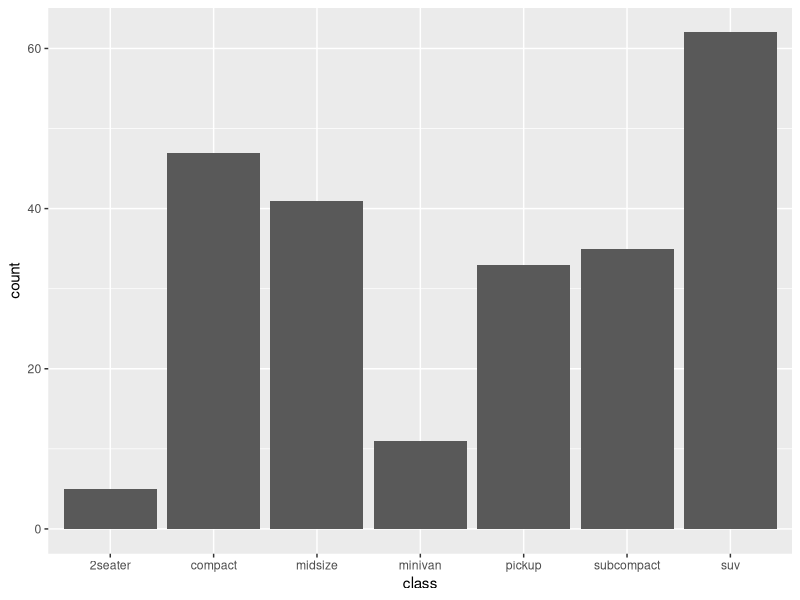
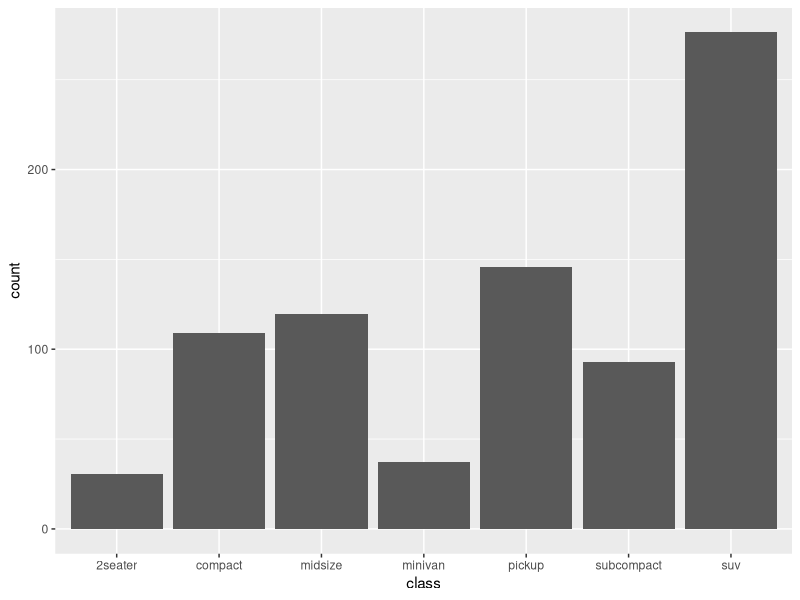
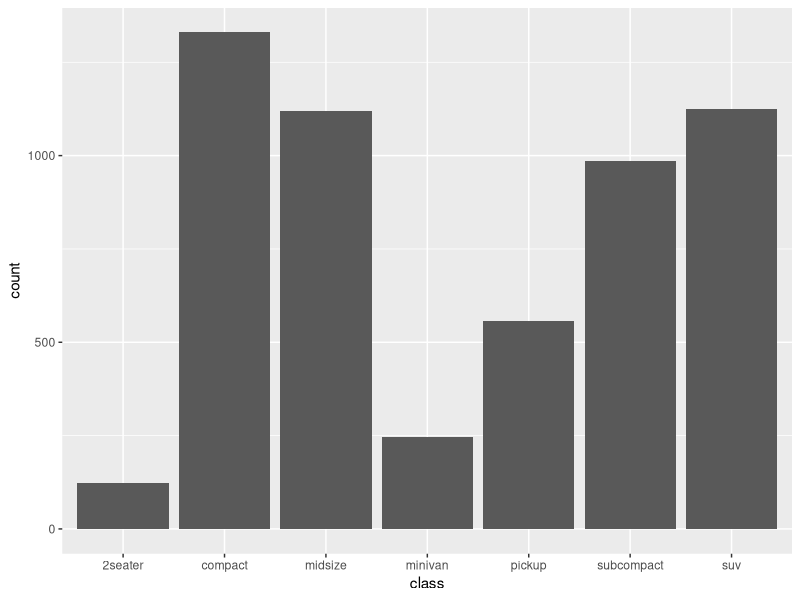
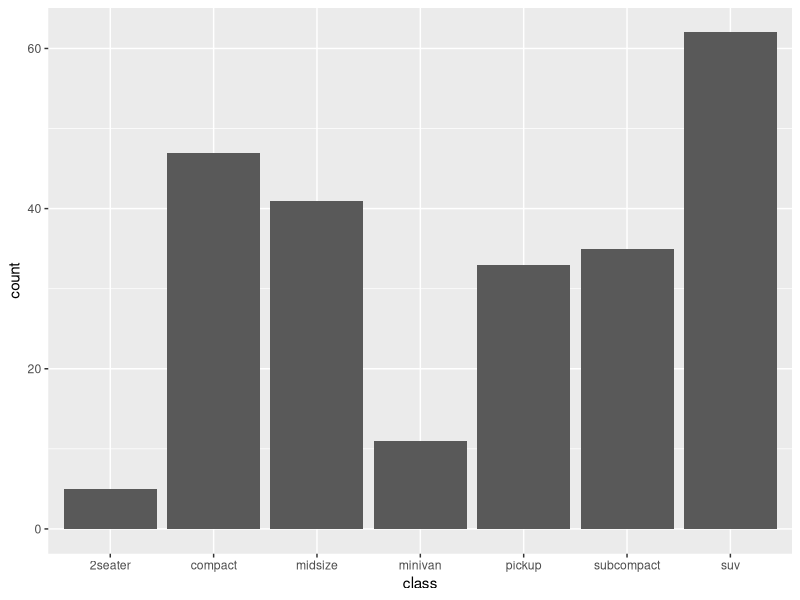
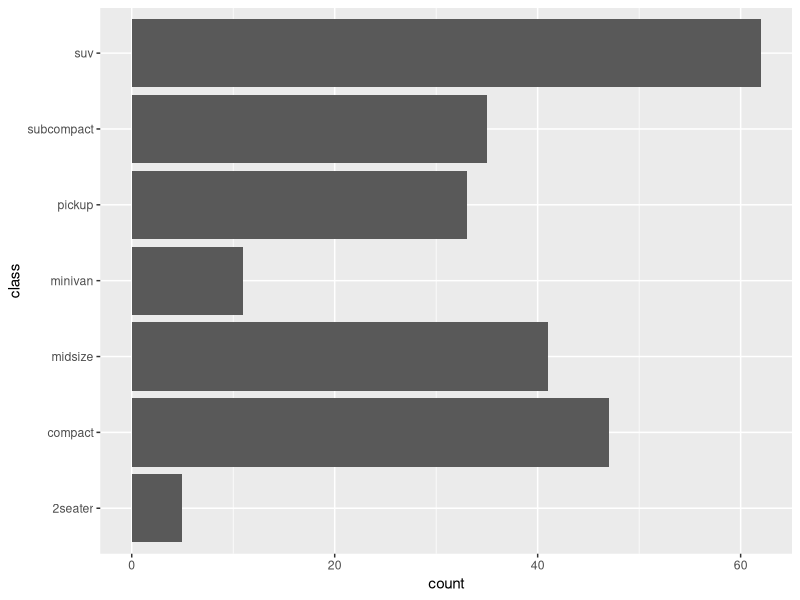
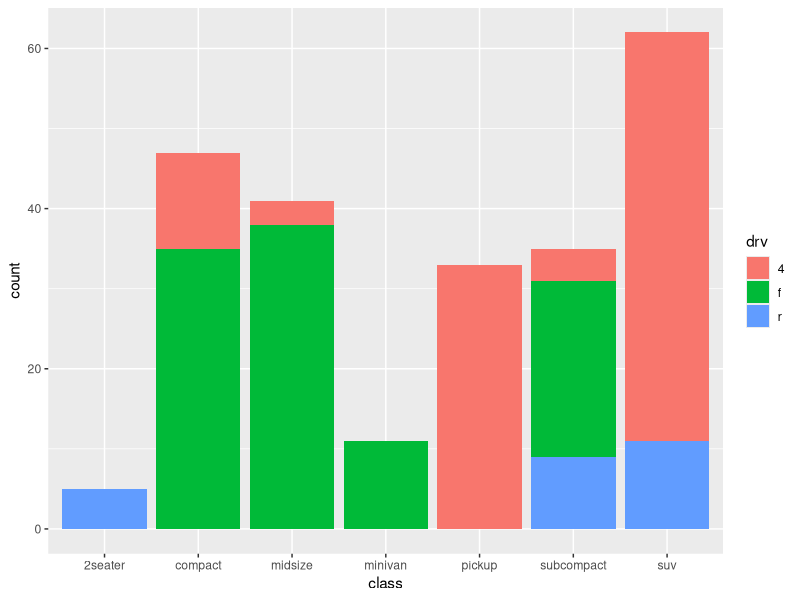
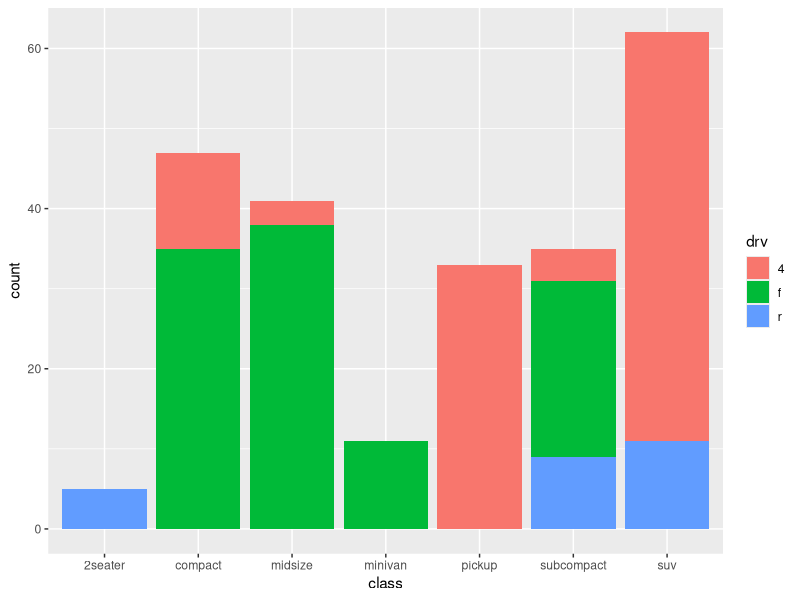
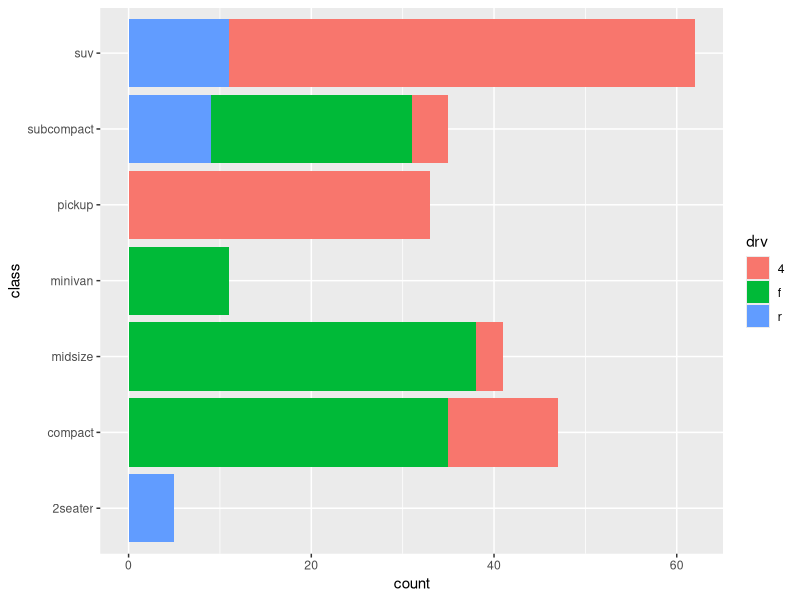

Write the R code that produced these figures, in order.
#The purpose of the geom_bar.R file is to provide examples of bar geom visuals.

#Reference: https://ggplot2.tidyverse.org/reference/geom_bar.html

library(tidyverse)

geo <- ggplot(mpg, aes(class))
geo + geom_bar()

geo + geom_bar(aes(weight = displ))
geo + geom_bar(aes(weight = hwy))

ggplot(mpg) + geom_bar(aes(x = class))
ggplot(mpg) + geom_bar(aes(y = class))

geo + geom_bar(aes(fill = drv))

ggplot(mpg, aes(x = class)) +
    geom_bar(aes(fill = drv))
ggplot(mpg, aes(y = class)) +
    geom_bar(aes(fill = drv))

ggplot(mpg, aes(x = class)) +
    geom_bar(aes(fill = drv)) +
    theme(legend.position = "top")
